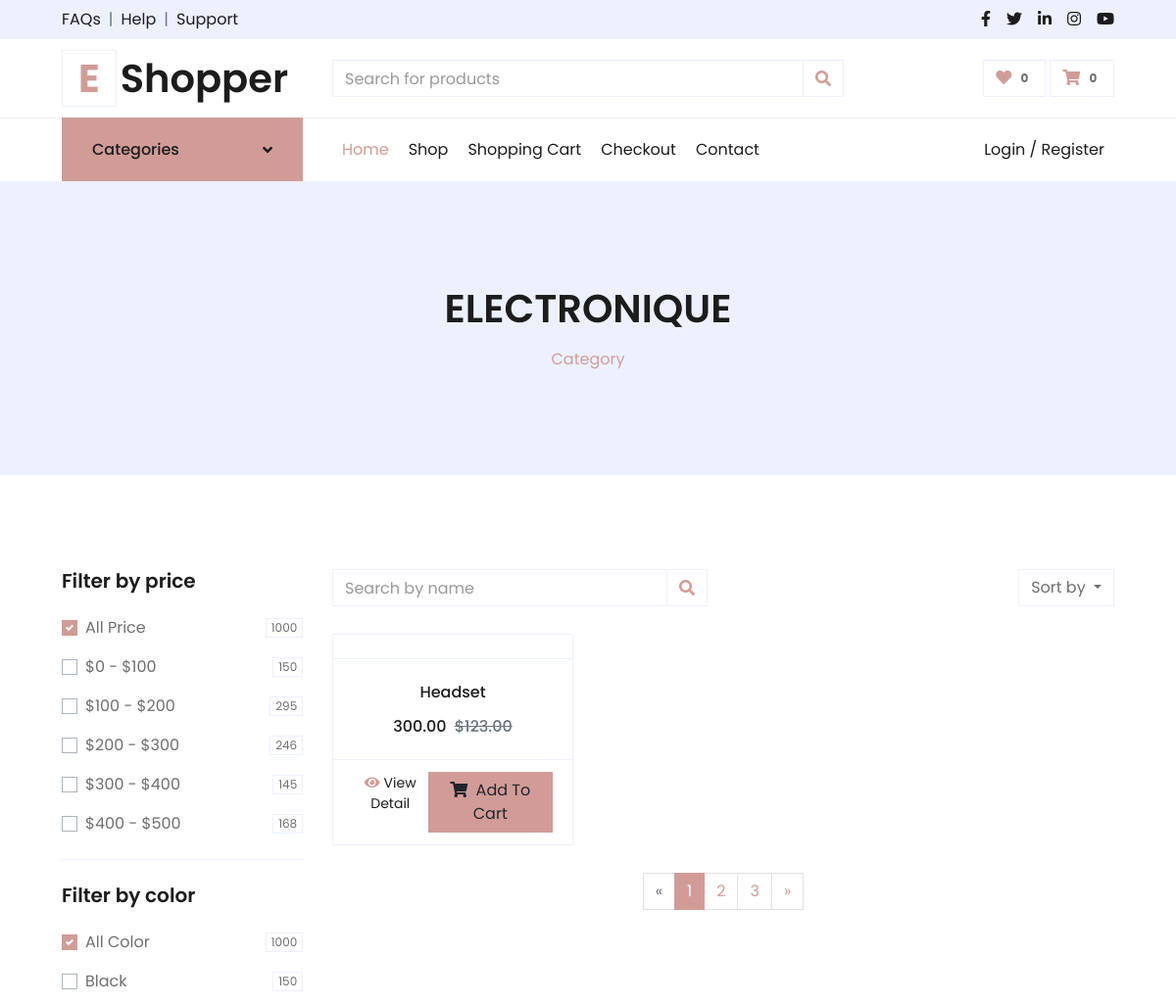
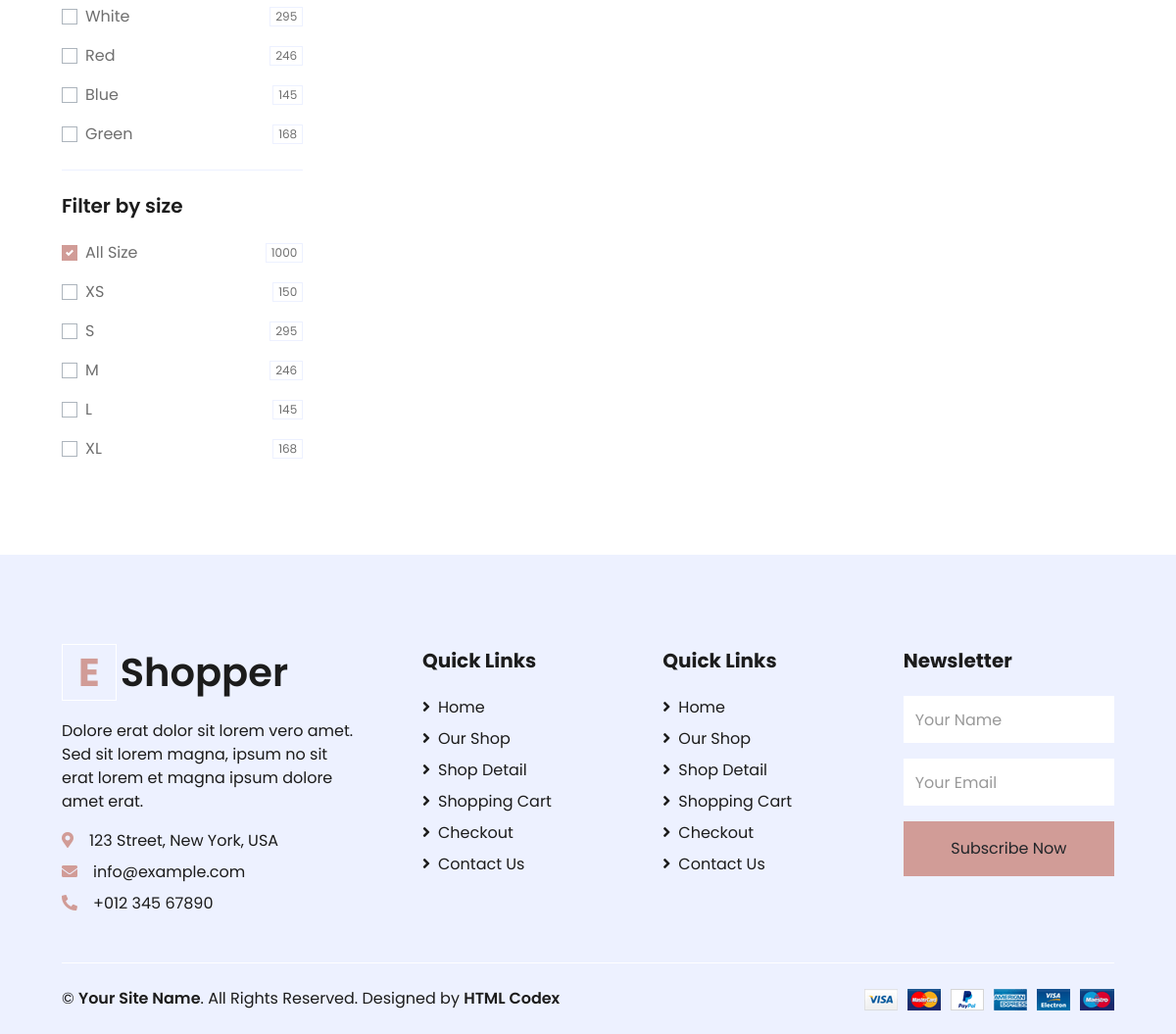
The app's page /category/2/ with its own data (2 pictures, top to bottom).
### ProductsApp/models.py (models this page shows, shortened)
class ProductCategory(models.Model):
    parent_category = models.ForeignKey('self', on_delete=models.CASCADE, blank=True, null=True)
    category_name = models.CharField(max_length=255)

class Product(models.Model):
    name = models.CharField(max_length=100)
    category = models.ForeignKey(ProductCategory, on_delete=models.CASCADE)
    description = models.TextField(null=True)
    price = models.DecimalField(max_digits=10, decimal_places=2)
    qty = models.IntegerField()
    image = models.ImageField(upload_to='products/')

### ProductsApp/views.py (the view)
# urls.py: path('category/<int:cid>/',category_product_list_view ,name='category'),
def category_product_list_view(request, cid):
    category = get_object_or_404(ProductCategory, id=cid)
    products= Product.objects.filter(category=category)
    context = {
        "category":category,
        "products":products,
    }
    return render(request,"category.html", context)

### CartApp/context_processors.py (called while the page is built)
def cart_total_quantity(request):
    total_quantity = 0
    if request.user.is_authenticated:
        cart_items = CartItem.objects.filter(user=request.user)
        total_quantity = cart_items.aggregate(Sum('quantity'))['quantity__sum'] or 0
    return {'total_quantity': total_quantity}

def wishlist_count(request):
    if request.user.is_authenticated:
        return {'wishlist_count': WishlistItem.objects.filter(user=request.user).count()}
    return {'wishlist_count': 0}

### templates/category.html (shortened to what this page needs)
{% extends 'base.html' %}
{% load static %}
{% block content %}
    <div class="container-fluid bg-secondary mb-5">
        <div class="d-flex flex-column align-items-center justify-content-center" style="min-height: 300px">
            <h1 class="font-weight-semi-bold text-uppercase mb-3">
                {{ category.category_name }}
            </h1>
            <div class="d-inline-flex">
                <p class="m-0"><a href="">Category</a></p>
            </div>
        </div>
    </div>
    <div class="container-fluid pt-5">
        <div class="row px-xl-5">
            <div class="col-lg-3 col-md-12">
                <div class="border-bottom mb-4 pb-4">
                    <h5 class="font-weight-semi-bold mb-4">Filter by price</h5>
                    <form>
                        <div class="custom-control custom-checkbox d-flex align-items-center justify-content-between mb-3">
                            <label class="custom-control-label" for="price-all">All Price</label>
                            <span class="badge border font-weight-normal">1000</span>
                        </div>
                        <div class="custom-control custom-checkbox d-flex align-items-center justify-content-between mb-3">
                            <label class="custom-control-label" for="price-1">$0 - $100</label>
                            <span class="badge border font-weight-normal">150</span>
                        </div>
                        <div class="custom-control custom-checkbox d-flex align-items-center justify-content-between mb-3">
                            <label class="custom-control-label" for="price-2">$100 - $200</label>
                            <span class="badge border font-weight-normal">295</span>
                        </div>
                        <div class="custom-control custom-checkbox d-flex align-items-center justify-content-between mb-3">
                            <label class="custom-control-label" for="price-3">$200 - $300</label>
                            <span class="badge border font-weight-normal">246</span>
                        </div>
                        <div class="custom-control custom-checkbox d-flex align-items-center justify-content-between mb-3">
                            <label class="custom-control-label" for="price-4">$300 - $400</label>
                            <span class="badge border font-weight-normal">145</span>
                        </div>
                        <div class="custom-control custom-checkbox d-flex align-items-center justify-content-between">
                            <label class="custom-control-label" for="price-5">$400 - $500</label>
                            <span class="badge border font-weight-normal">168</span>
                        </div>
                    </form>
                </div>
                <div class="border-bottom mb-4 pb-4">
                    <h5 class="font-weight-semi-bold mb-4">Filter by color</h5>
                    <form>
                        <div class="custom-control custom-checkbox d-flex align-items-center justify-content-between mb-3">
                            <label class="custom-control-label" for="price-all">All Color</label>
                            <span class="badge border font-weight-normal">1000</span>
                        </div>
                        <div class="custom-control custom-checkbox d-flex align-items-center justify-content-between mb-3">
                            <label class="custom-control-label" for="color-1">Black</label>
                            <span class="badge border font-weight-normal">150</span>
                        </div>
                        <div class="custom-control custom-checkbox d-flex align-items-center justify-content-between mb-3">
                            <label class="custom-control-label" for="color-2">White</label>
                            <span class="badge border font-weight-normal">295</span>
                        </div>
                        <div class="custom-control custom-checkbox d-flex align-items-center justify-content-between mb-3">
                            <label class="custom-control-label" for="color-3">Red</label>
                            <span class="badge border font-weight-normal">246</span>
                        </div>
                        <div class="custom-control custom-checkbox d-flex align-items-center justify-content-between mb-3">
                            <label class="custom-control-label" for="color-4">Blue</label>
                            <span class="badge border font-weight-normal">145</span>
                        </div>
                        <div class="custom-control custom-checkbox d-flex align-items-center justify-content-between">
                            <label class="custom-control-label" for="color-5">Green</label>
                            <span class="badge border font-weight-normal">168</span>
                        </div>
                    </form>
                </div>
                <div class="mb-5">
                    <h5 class="font-weight-semi-bold mb-4">Filter by size</h5>
                    <form>
                        <div class="custom-control custom-checkbox d-flex align-items-center justify-content-between mb-3">
                            <label class="custom-control-label" for="size-all">All Size</label>
                            <span class="badge border font-weight-normal">1000</span>
                        </div>
                        <div class="custom-control custom-checkbox d-flex align-items-center justify-content-between mb-3">
                            <label class="custom-control-label" for="size-1">XS</label>
                            <span class="badge border font-weight-normal">150</span>
                        </div>
                        <div class="custom-control custom-checkbox d-flex align-items-center justify-content-between mb-3">
                            <label class="custom-control-label" for="size-2">S</label>
                            <span class="badge border font-weight-normal">295</span>
                        </div>
                        <div class="custom-control custom-checkbox d-flex align-items-center justify-content-between mb-3">
                            <label class="custom-control-label" for="size-3">M</label>
                            <span class="badge border font-weight-normal">246</span>
                        </div>
                        <div class="custom-control custom-checkbox d-flex align-items-center justify-content-between mb-3">
                            <label class="custom-control-label" for="size-4">L</label>
                            <span class="badge border font-weight-normal">145</span>
                        </div>
                        <div class="custom-control custom-checkbox d-flex align-items-center justify-content-between">
                            <label class="custom-control-label" for="size-5">XL</label>
                            <span class="badge border font-weight-normal">168</span>
                        </div>
                    </form>
                </div>
            </div>
            <div class="col-lg-9 col-md-12">
                <div class="row pb-3">
                    <div class="col-12 pb-1">
                        <div class="d-flex align-items-center justify-content-between mb-4">
                            <form action="">
                                <div class="input-group">
                                    <input type="text" class="form-control" placeholder="Search by name">
                                    <div class="input-group-append">
                                        <span class="input-group-text bg-transparent text-primary">
                                            <i class="fa fa-search"></i>
                                        </span>
                                    </div>
                                </div>
                            </form>
                            <div class="dropdown ml-4">
                                <button class="btn border dropdown-toggle" type="button" id="triggerId" data-toggle="dropdown" aria-haspopup="true"
                                        aria-expanded="false">
                                            Sort by
                                        </button>
                            </div>
                        </div>
                    </div>
                    {% if products %}
                    {% for product in products %}
                    <div class="col-lg-4 col-md-6 col-sm-12 pb-1">
                        <div class="card product-item border-0 mb-4">
                            <div class="card-header product-img position-relative overflow-hidden bg-transparent border p-0">
                            </div>
                            <div class="card-body border-left border-right text-center p-0 pt-4 pb-3">
                                <h6 class="text-truncate mb-3">{{product.name}}</h6>
                                <div class="d-flex justify-content-center">
                                    <h6>{{product.price}}</h6><h6 class="text-muted ml-2"><del>$123.00</del></h6>
                                </div>
                            </div>
                            <div class="card-footer d-flex justify-content-between bg-light border">
                                <a href="{% url 'product_detail' product.id %}" class="btn btn-sm text-dark p-0">
                                    <i class="fas fa-eye text-primary mr-1"></i>View Detail
                                </a>
                                           <a href="{% url 'CartApp:add_to_cart' product_id=product.id %}" class="btn btn-primary px-3"><i class="fa fa-shopping-cart mr-1"></i> Add To Cart </a>
                            </div>
                        </div>
                    </div>
                    {% endfor%}
                    {% else %}
                        <p>No products available in this category.</p>
                    {% endif %}
                    <div class="col-12 pb-1">
                        <nav aria-label="Page navigation">
                          <ul class="pagination justify-content-center mb-3">
                            <li class="page-item disabled">
                              <a class="page-link" href="#" aria-label="Previous">
                                <span aria-hidden="true">&laquo;</span>
                              </a>
                            </li>
                            <li class="page-item active"><a class="page-link" href="#">1</a></li>
                            <li class="page-item"><a class="page-link" href="#">2</a></li>
                            <li class="page-item"><a class="page-link" href="#">3</a></li>
                            <li class="page-item">
                              <a class="page-link" href="#" aria-label="Next">
                                <span aria-hidden="true">&raquo;</span>
                              </a>
                            </li>
                          </ul>
                        </nav>
                    </div>
                </div>
            </div>
        </div>
    </div>
</body>
{% endblock content%}

### records on screen
ProductCategory: category_name "ELECTRONIQUE"
Product: name "Headset", price "300.00"

### other values on screen
{{ wishlist_count }} "0"
{{ total_quantity }} "0"
